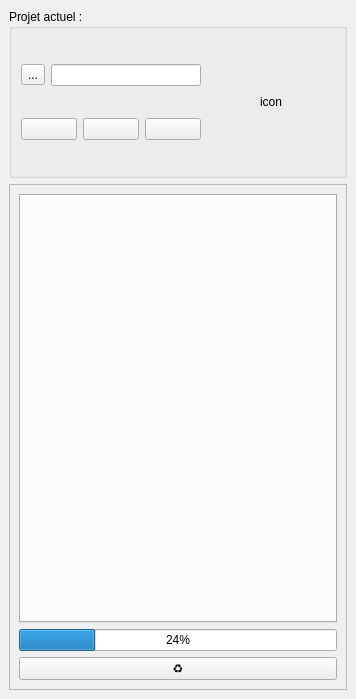
<?xml version="1.0" encoding="UTF-8"?>
<ui version="4.0">
 <class>QSEQUOIA2</class>
 <widget class="QDockWidget" name="QSEQUOIA2">
  <property name="geometry">
   <rect>
    <x>0</x>
    <y>0</y>
    <width>356</width>
    <height>699</height>
   </rect>
  </property>
  <property name="windowTitle">
   <string>QSEQUOIA-2</string>
  </property>
  <widget class="QWidget" name="dockWidgetContents">
   <layout class="QVBoxLayout" name="rootLayout">
    <item>
     <widget class="QGroupBox" name="groupBox_3">
      <property name="title">
       <string>Projet actuel :</string>
      </property>
      <layout class="QHBoxLayout" name="projectLayout">
       <item>
        <layout class="QVBoxLayout" name="projectLeft">
         <item>
          <layout class="QHBoxLayout" name="horizontalLayout">
           <item>
            <widget class="QToolButton" name="project_folder">
             <property name="toolTip">
              <string>Choisir un dossier de projet</string>
             </property>
             <property name="text">
              <string>...</string>
             </property>
            </widget>
           </item>
           <item>
            <widget class="QLineEdit" name="name">
             <property name="toolTip">
              <string>Nom de projet</string>
             </property>
            </widget>
           </item>
          </layout>
         </item>
         <item>
          <layout class="QHBoxLayout" name="horizontalLayout_2">
           <item>
            <widget class="QPushButton" name="setstyle">
             <property name="toolTip">
              <string>Paramètres généraux</string>
             </property>
            </widget>
           </item>
           <item>
            <widget class="QPushButton" name="watchdog">
             <property name="toolTip">
              <string>paramètres watchdog</string>
             </property>
            </widget>
           </item>
           <item>
            <widget class="QPushButton" name="add_project">
             <property name="toolTip">
              <string>Créer un nouveau projet</string>
             </property>
            </widget>
           </item>
          </layout>
         </item>
        </layout>
       </item>
       <item>
        <widget class="QLabel" name="icon">
         <property name="minimumSize">
          <size>
           <width>128</width>
           <height>128</height>
          </size>
         </property>
         <property name="maximumSize">
          <size>
           <width>128</width>
           <height>128</height>
          </size>
         </property>
         <property name="text">
          <string>icon</string>
         </property>
         <property name="alignment">
          <set>Qt::AlignCenter</set>
         </property>
        </widget>
       </item>
      </layout>
     </widget>
    </item>
    <item>
     <widget class="QScrollArea" name="scrollArea">
      <property name="widgetResizable">
       <bool>true</bool>
      </property>
      <widget class="QWidget" name="scrollAreaWidgetContents">
       <property name="geometry">
        <rect>
         <x>0</x>
         <y>0</y>
         <width>332</width>
         <height>474</height>
        </rect>
       </property>
       <layout class="QVBoxLayout" name="scrollLayout">
        <item>
         <widget class="QTabWidget" name="tabWidget">
          <property name="tabPosition">
           <enum>QTabWidget::West</enum>
          </property>
         </widget>
        </item>
        <item>
         <widget class="QProgressBar" name="progressBar">
          <property name="value">
           <number>24</number>
          </property>
         </widget>
        </item>
        <item>
         <widget class="QPushButton" name="reload">
          <property name="toolTip">
           <string>Rechargement du plugin</string>
          </property>
          <property name="text">
           <string>♻️</string>
          </property>
         </widget>
        </item>
       </layout>
      </widget>
     </widget>
    </item>
   </layout>
  </widget>
 </widget>
 <resources/>
 <connections/>
</ui>
